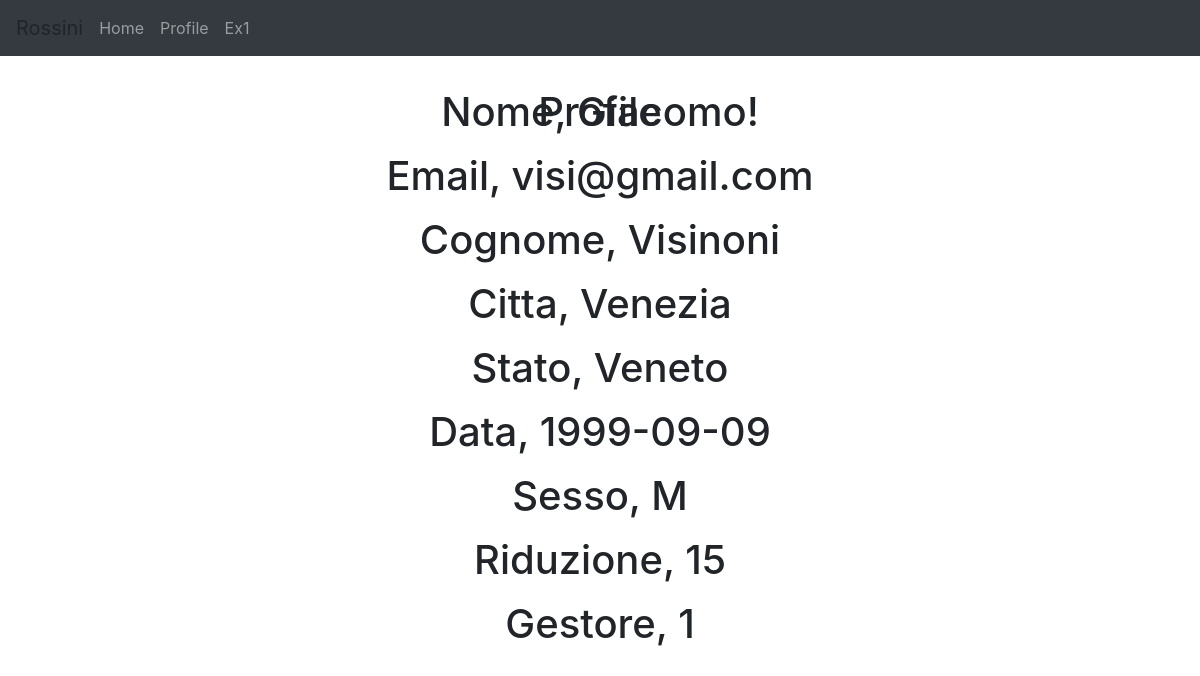
The app's page /profile (signed in) with its own data.
### models.py (models this page shows, shortened)
class User(UserMixin, db.Model):
    __tablename__ = "utenti"
    __table_args__ = {'extend_existing': True}
    id = db.Column(db.Integer, primary_key=True) # primary keys are required by SQLAlchemy
    email = db.Column(db.String(100), unique=True)
    password = db.Column(db.String(150))
    name = db.Column(db.String(100))
    gestore = db.Column(db.Integer,db.ForeignKey('ruoli.id', ondelete='RESTRICT'), server_default='2')
    cognome = db.Column(db.String(100))
    citta = db.Column(db.String(100))
    stato = db.Column(db.String(100))
    data_nascita = db.Column(db.Date)
    sesso = db.Column(db.String(10))
    riduzione = db.Column(db.Integer)

### main.py (the view)
@main.route('/profile')
@login_required
def profile():
    if current_user.is_authenticated :
        id = current_user.get_id()
        query = "SELECT * FROM utenti WHERE id = "+id
        cursor.execute(query)
        results = cursor.fetchone()
        return render_template('profile.html', results=results)
    else:
        return redirect(url_for('auth.login'))

### templates/profile.html
{% extends "base.html" %}
{% block title %} Profile {% endblock %}
{% block content %}
<h1 class="title">
<p>  Nome, {{ results[3] }}! </p>
<p>	Email, {{results[1]}} </p>
<p>	Cognome, {{results[4]}} </p>
<p>	Citta, {{results[5]}} </p>
<p>	Stato, {{results[6]}} </p>
<p>	Data, {{results[7] }} </p>
<p>	Sesso, {{results[8] }} </p>
<p>  Riduzione, {{results[9] }} </p>
<p>  Gestore, {{results[10] }} </p>
</h1>
{% endblock %}

### templates/base.html (style rules this page uses)
h1 { position: absolute; top: 11%; width: 100%; left: 0%; text-align: center; }

### records on screen
User: name "Giacomo", email "visi@gmail.com", cognome "Visinoni", citta "Venezia", stato "Veneto", data_nascita "1999-09-09", sesso "M", riduzione "15", gestore "1"
